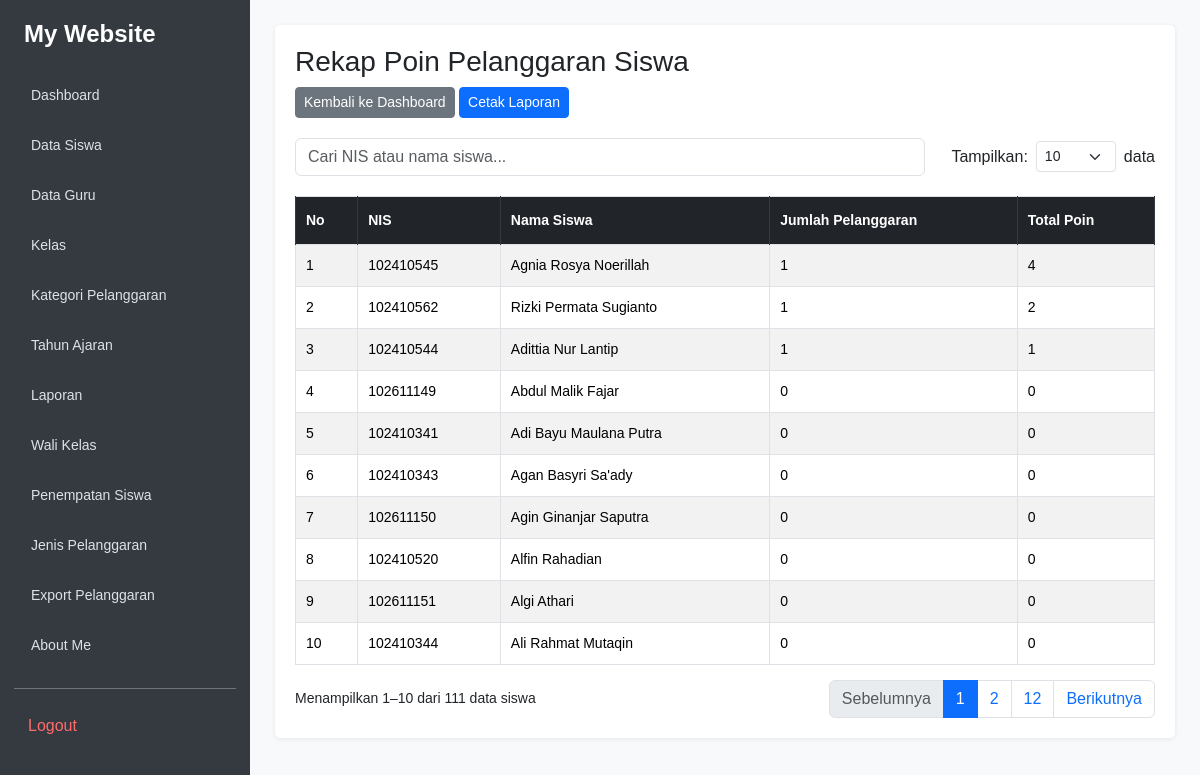
/rekap_point.php (signed in), run on the app's committed database.
### tables this page shows
CREATE TABLE `t_siswa` (
  `id` int(11) NOT NULL,
  `nis` varchar(30) NOT NULL,
  `nisn` varchar(20) NOT NULL,
  `nama` varchar(150) NOT NULL,
  `jenis_kelamin` char(1) NOT NULL,
  `tanggal_lahir` date NOT NULL,
  `alamat` text NOT NULL,
  `status_aktif` tinyint(1) NOT NULL,
  `created_at` timestamp NOT NULL DEFAULT current_timestamp(),
  `updated_at` timestamp NOT NULL DEFAULT current_timestamp()
);

### rekap_point.php (the view, shortened to what this page needs)
<?php
include 'config/koneksi.php';
$sql = "
    SELECT
        s.id,
        s.nis,
        s.nama,
        COUNT(ps.id) AS jumlah_pelanggaran,
        COALESCE(SUM(ps.poin), 0) AS total_poin
    FROM t_siswa s
    LEFT JOIN t_pelanggaran_siswa ps
        ON ps.siswa_id = s.id
    GROUP BY s.id, s.nis, s.nama
    ORDER BY total_poin DESC, s.nama ASC
";
$query = mysqli_query($koneksi, $sql);
?>
<!DOCTYPE html>
<html lang="id">
<head>
    <link href="https://cdn.jsdelivr.net/npm/bootstrap@5.3.8/dist/css/bootstrap.min.css" rel="stylesheet">
</head>
<body>
<?php include 'includes/sidebar.php'; ?>
<main class="main-content">
    <div class="panel-konten">
        <h2>Rekap Poin Pelanggaran Siswa</h2>
        <div class="tombol-aksi">
            <a href="dashboard.php" class="btn btn-secondary btn-sm">
                Kembali ke Dashboard
            </a>
            <button type="button" onclick="window.print()"
                    class="btn btn-primary btn-sm tombol-cetak">
                Cetak Laporan
            </button>
        </div>
        <div class="toolbar">
            <input
                type="text"
                id="cariTabel"
                class="form-control"
                placeholder="Cari NIS atau nama siswa..."
            >
            <div class="jumlah-data">
                <label for="jumlahData" class="mb-0">Tampilkan:</label>
                <select id="jumlahData" class="form-select form-select-sm">
                    <option value="10" selected>10</option>
                </select>
                <span>data</span>
            </div>
        </div>
        <div class="table-responsive">
            <table id="tabelRekap" class="table table-bordered table-striped">
                <thead>
                    <tr>
                        <th>No</th>
                        <th>NIS</th>
                        <th>Nama Siswa</th>
                        <th>Jumlah Pelanggaran</th>
                        <th>Total Poin</th>
                    </tr>
                </thead>
                <tbody>
                    <?php
                    $no = 1;
                    while ($data = mysqli_fetch_assoc($query)) {
                    ?>
                    <tr>
                        <td><?= $no++; ?></td>
                        <td><?= htmlspecialchars($data['nis'] ?? ''); ?></td>
                        <td><?= htmlspecialchars($data['nama'] ?? ''); ?></td>
                        <td><?= (int) $data['jumlah_pelanggaran']; ?></td>
                        <td><?= (int) $data['total_poin']; ?></td>
                    </tr>
                    <?php } ?>
                </tbody>
            </table>
        </div>
        <div class="pagination-container">
            <small id="infoTabel"></small>
            <ul class="pagination" id="pagination"></ul>
        </div>
    </div>
</main>
</body>
</html>

### includes/sidebar.css (style rules this page uses)
body { background: #f8f9fa; margin: 0; }
.main-content { margin-left: 250px; padding: 25px; min-width: 0; box-sizing: border-box; }

### rekap_point.php (style rules this page uses)
body { background: #f8f9fa; margin: 0; font-family: Arial, sans-serif; color: #212529; }
.main-content { margin-left: 250px; padding: 25px; min-width: 0; }
.panel-konten { background: #fff; padding: 20px; border-radius: 5px; box-shadow: 0 1px 5px rgba(0, 0, 0, 0.08); }
.panel-konten h2 { font-size: 28px; margin-bottom: 8px; }
.toolbar { display: flex; justify-content: space-between; align-items: center; gap: 20px; margin: 20px 0; }
.toolbar input { max-width: 630px; }
.jumlah-data { display: flex; align-items: center; gap: 8px; white-space: nowrap; }
.jumlah-data select { width: 80px; }
.table-responsive { width: 100%; }
.table { margin-bottom: 15px; font-size: 14px; }
.table thead th { background: #212529; color: white; border-color: #343a40; padding: 13px 10px; vertical-align: middle; }
.table tbody td { padding: 10px; vertical-align: middle; }
.table tbody tr:nth-child(odd) { background: #ededed; }
.pagination-container { display: flex; justify-content: space-between; align-items: center; flex-wrap: wrap; gap: 10px; }
.pagination { margin-bottom: 0; flex-wrap: wrap; }

### data on the page
t_siswa: nis "102410545", nama "Agnia Rosya Noerillah", jumlah_pelanggaran "1", total_poin "4"
t_siswa: nis "102410562", nama "Rizki Permata Sugianto", jumlah_pelanggaran "1", total_poin "2"
t_siswa: nis "102410544", nama "Adittia Nur Lantip", jumlah_pelanggaran "1", total_poin "1"
t_siswa: nis "102611149", nama "Abdul Malik Fajar", jumlah_pelanggaran "0", total_poin "0"
t_siswa: nis "102410341", nama "Adi Bayu Maulana Putra", jumlah_pelanggaran "0", total_poin "0"
t_siswa: nis "102410343", nama "Agan Basyri Sa'ady", jumlah_pelanggaran "0", total_poin "0"
t_siswa: nis "102611150", nama "Agin Ginanjar Saputra", jumlah_pelanggaran "0", total_poin "0"
t_siswa: nis "102410520", nama "Alfin Rahadian", jumlah_pelanggaran "0", total_poin "0"
t_siswa: nis "102611151", nama "Algi Athari", jumlah_pelanggaran "0", total_poin "0"
t_siswa: nis "102410344", nama "Ali Rahmat Mutaqin", jumlah_pelanggaran "0", total_poin "0"

### other printed values
$item[0] "Dashboard"
$item[0] "Data Siswa"
$item[0] "Data Guru"
$item[0] "Kelas"
$item[0] "Kategori Pelanggaran"
$item[0] "Tahun Ajaran"
$item[0] "Laporan"
$item[0] "Wali Kelas"
$item[0] "Penempatan Siswa"
$item[0] "Jenis Pelanggaran"
$item[0] "Export Pelanggaran"
$item[0] "About Me"
